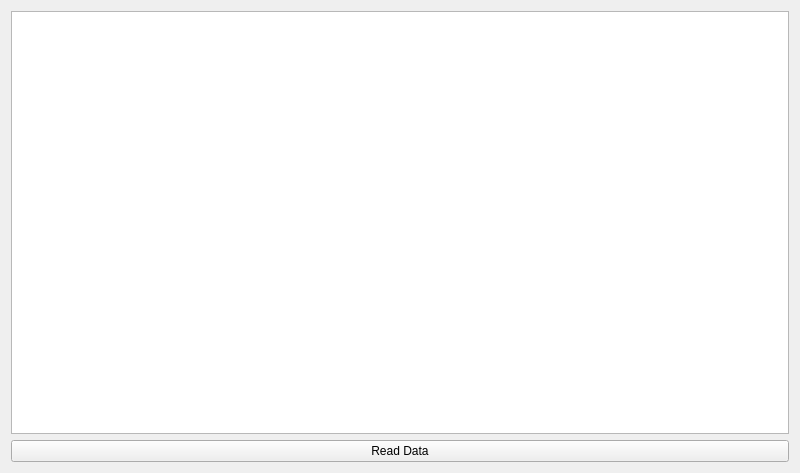
<?xml version="1.0" encoding="UTF-8"?>
<ui version="4.0">
 <class>Widget</class>
 <widget class="QWidget" name="Widget">
  <property name="geometry">
   <rect>
    <x>0</x>
    <y>0</y>
    <width>800</width>
    <height>473</height>
   </rect>
  </property>
  <property name="windowTitle">
   <string>Widget</string>
  </property>
  <layout class="QVBoxLayout" name="verticalLayout">
   <item>
    <widget class="QListWidget" name="listWidget"/>
   </item>
   <item>
    <widget class="QPushButton" name="readDataButton">
     <property name="text">
      <string>Read Data</string>
     </property>
    </widget>
   </item>
  </layout>
 </widget>
 <resources/>
 <connections/>
</ui>
